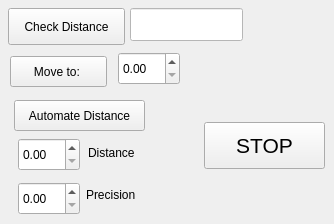
   <widget class="QWidget" name="tab_3">
    <attribute name="title">
     <string>Distance</string>
    </attribute>
    <widget class="QPushButton" name="pushButton_2">
     <property name="geometry">
      <rect>
       <x>8</x>
       <y>8</y>
       <width>117</width>
       <height>37</height>
      </rect>
     </property>
     <property name="text">
      <string>Check Distance</string>
     </property>
    </widget>
    <widget class="QLineEdit" name="lineEdit_3">
     <property name="geometry">
      <rect>
       <x>130</x>
       <y>8</y>
       <width>113</width>
       <height>33</height>
      </rect>
     </property>
     <property name="palette">
      <palette>
       <active>
        <colorrole role="WindowText">
         <brush brushstyle="SolidPattern">
          <color alpha="255">
           <red>0</red>
           <green>0</green>
           <blue>0</blue>
          </color>
         </brush>
        </colorrole>
        <colorrole role="Button">
         <brush brushstyle="SolidPattern">
          <color alpha="255">
           <red>255</red>
           <green>255</green>
           <blue>255</blue>
          </color>
         </brush>
        </colorrole>
        <colorrole role="Light">
         <brush brushstyle="SolidPattern">
          <color alpha="255">
           <red>255</red>
           <green>255</green>
           <blue>255</blue>
          </color>
         </brush>
        </colorrole>
        <colorrole role="Midlight">
         <brush brushstyle="SolidPattern">
          <color alpha="255">
           <red>255</red>
           <green>255</green>
           <blue>255</blue>
          </color>
         </brush>
        </colorrole>
        <colorrole role="Dark">
         <brush brushstyle="SolidPattern">
          <color alpha="255">
           <red>127</red>
           <green>127</green>
           <blue>127</blue>
          </color>
         </brush>
        </colorrole>
        <colorrole role="Mid">
         <brush brushstyle="SolidPattern">
          <color alpha="255">
           <red>170</red>
           <green>170</green>
           <blue>170</blue>
          </color>
         </brush>
        </colorrole>
        <colorrole role="Text">
         <brush brushstyle="SolidPattern">
          <color alpha="255">
           <red>0</red>
           <green>0</green>
           <blue>0</blue>
          </color>
         </brush>
        </colorrole>
        <colorrole role="BrightText">
         <brush brushstyle="SolidPattern">
          <color alpha="255">
           <red>255</red>
           <green>255</green>
           <blue>255</blue>
          </color>
         </brush>
        </colorrole>
        <colorrole role="ButtonText">
         <brush brushstyle="SolidPattern">
          <color alpha="255">
           <red>0</red>
           <green>0</green>
           <blue>0</blue>
          </color>
         </brush>
        </colorrole>
        <colorrole role="Base">
         <brush brushstyle="SolidPattern">
          <color alpha="255">
           <red>255</red>
           <green>255</green>
           <blue>255</blue>
          </color>
         </brush>
        </colorrole>
        <colorrole role="Window">
         <brush brushstyle="SolidPattern">
          <color alpha="255">
           <red>255</red>
           <green>255</green>
           <blue>255</blue>
          </color>
         </brush>
        </colorrole>
        <colorrole role="Shadow">
         <brush brushstyle="SolidPattern">
          <color alpha="255">
           <red>0</red>
           <green>0</green>
           <blue>0</blue>
          </color>
         </brush>
        </colorrole>
        <colorrole role="AlternateBase">
         <brush brushstyle="SolidPattern">
          <color alpha="255">
           <red>255</red>
           <green>255</green>
           <blue>255</blue>
          </color>
         </brush>
        </colorrole>
        <colorrole role="ToolTipBase">
         <brush brushstyle="SolidPattern">
          <color alpha="255">
           <red>255</red>
           <green>255</green>
           <blue>220</blue>
          </color>
         </brush>
        </colorrole>
        <colorrole role="ToolTipText">
         <brush brushstyle="SolidPattern">
          <color alpha="255">
           <red>0</red>
           <green>0</green>
           <blue>0</blue>
          </color>
         </brush>
        </colorrole>
       </active>
       <inactive>
        <colorrole role="WindowText">
         <brush brushstyle="SolidPattern">
          <color alpha="255">
           <red>0</red>
           <green>0</green>
           <blue>0</blue>
          </color>
         </brush>
        </colorrole>
        <colorrole role="Button">
         <brush brushstyle="SolidPattern">
          <color alpha="255">
           <red>255</red>
           <green>255</green>
           <blue>255</blue>
          </color>
         </brush>
        </colorrole>
        <colorrole role="Light">
         <brush brushstyle="SolidPattern">
          <color alpha="255">
           <red>255</red>
           <green>255</green>
           <blue>255</blue>
          </color>
         </brush>
        </colorrole>
        <colorrole role="Midlight">
         <brush brushstyle="SolidPattern">
          <color alpha="255">
           <red>255</red>
           <green>255</green>
           <blue>255</blue>
          </color>
         </brush>
        </colorrole>
        <colorrole role="Dark">
         <brush brushstyle="SolidPattern">
          <color alpha="255">
           <red>127</red>
           <green>127</green>
           <blue>127</blue>
          </color>
         </brush>
        </colorrole>
        <colorrole role="Mid">
         <brush brushstyle="SolidPattern">
          <color alpha="255">
           <red>170</red>
           <green>170</green>
           <blue>170</blue>
          </color>
         </brush>
        </colorrole>
        <colorrole role="Text">
         <brush brushstyle="SolidPattern">
          <color alpha="255">
           <red>0</red>
           <green>0</green>
           <blue>0</blue>
          </color>
         </brush>
        </colorrole>
        <colorrole role="BrightText">
         <brush brushstyle="SolidPattern">
          <color alpha="255">
           <red>255</red>
           <green>255</green>
           <blue>255</blue>
          </color>
         </brush>
        </colorrole>
        <colorrole role="ButtonText">
         <brush brushstyle="SolidPattern">
          <color alpha="255">
           <red>0</red>
           <green>0</green>
           <blue>0</blue>
          </color>
         </brush>
        </colorrole>
        <colorrole role="Base">
         <brush brushstyle="SolidPattern">
          <color alpha="255">
           <red>255</red>
           <green>255</green>
           <blue>255</blue>
          </color>
         </brush>
        </colorrole>
        <colorrole role="Window">
         <brush brushstyle="SolidPattern">
          <color alpha="255">
           <red>255</red>
           <green>255</green>
           <blue>255</blue>
          </color>
         </brush>
        </colorrole>
        <colorrole role="Shadow">
         <brush brushstyle="SolidPattern">
          <color alpha="255">
           <red>0</red>
           <green>0</green>
           <blue>0</blue>
          </color>
         </brush>
        </colorrole>
        <colorrole role="AlternateBase">
         <brush brushstyle="SolidPattern">
          <color alpha="255">
           <red>255</red>
           <green>255</green>
           <blue>255</blue>
          </color>
         </brush>
        </colorrole>
        <colorrole role="ToolTipBase">
         <brush brushstyle="SolidPattern">
          <color alpha="255">
           <red>255</red>
           <green>255</green>
           <blue>220</blue>
          </color>
         </brush>
        </colorrole>
        <colorrole role="ToolTipText">
         <brush brushstyle="SolidPattern">
          <color alpha="255">
           <red>0</red>
           <green>0</green>
           <blue>0</blue>
          </color>
         </brush>
        </colorrole>
       </inactive>
       <disabled>
        <colorrole role="WindowText">
         <brush brushstyle="SolidPattern">
          <color alpha="255">
           <red>127</red>
           <green>127</green>
           <blue>127</blue>
          </color>
         </brush>
        </colorrole>
        <colorrole role="Button">
         <brush brushstyle="SolidPattern">
          <color alpha="255">
           <red>255</red>
           <green>255</green>
           <blue>255</blue>
          </color>
         </brush>
        </colorrole>
        <colorrole role="Light">
         <brush brushstyle="SolidPattern">
          <color alpha="255">
           <red>255</red>
           <green>255</green>
           <blue>255</blue>
          </color>
         </brush>
        </colorrole>
        <colorrole role="Midlight">
         <brush brushstyle="SolidPattern">
          <color alpha="255">
           <red>255</red>
           <green>255</green>
           <blue>255</blue>
          </color>
         </brush>
        </colorrole>
        <colorrole role="Dark">
         <brush brushstyle="SolidPattern">
          <color alpha="255">
           <red>127</red>
           <green>127</green>
           <blue>127</blue>
          </color>
         </brush>
        </colorrole>
        <colorrole role="Mid">
         <brush brushstyle="SolidPattern">
          <color alpha="255">
           <red>170</red>
           <green>170</green>
           <blue>170</blue>
          </color>
         </brush>
        </colorrole>
        <colorrole role="Text">
         <brush brushstyle="SolidPattern">
          <color alpha="255">
           <red>127</red>
           <green>127</green>
           <blue>127</blue>
          </color>
         </brush>
        </colorrole>
        <colorrole role="BrightText">
         <brush brushstyle="SolidPattern">
          <color alpha="255">
           <red>255</red>
           <green>255</green>
           <blue>255</blue>
          </color>
         </brush>
        </colorrole>
        <colorrole role="ButtonText">
         <brush brushstyle="SolidPattern">
          <color alpha="255">
           <red>127</red>
           <green>127</green>
           <blue>127</blue>
          </color>
         </brush>
        </colorrole>
        <colorrole role="Base">
         <brush brushstyle="SolidPattern">
          <color alpha="255">
           <red>255</red>
           <green>255</green>
           <blue>255</blue>
          </color>
         </brush>
        </colorrole>
        <colorrole role="Window">
         <brush brushstyle="SolidPattern">
          <color alpha="255">
           <red>255</red>
           <green>255</green>
           <blue>255</blue>
          </color>
         </brush>
        </colorrole>
        <colorrole role="Shadow">
         <brush brushstyle="SolidPattern">
          <color alpha="255">
           <red>0</red>
           <green>0</green>
           <blue>0</blue>
          </color>
         </brush>
        </colorrole>
        <colorrole role="AlternateBase">
         <brush brushstyle="SolidPattern">
          <color alpha="255">
           <red>255</red>
           <green>255</green>
           <blue>255</blue>
          </color>
         </brush>
        </colorrole>
        <colorrole role="ToolTipBase">
         <brush brushstyle="SolidPattern">
          <color alpha="255">
           <red>255</red>
           <green>255</green>
           <blue>220</blue>
          </color>
         </brush>
        </colorrole>
        <colorrole role="ToolTipText">
         <brush brushstyle="SolidPattern">
          <color alpha="255">
           <red>0</red>
           <green>0</green>
           <blue>0</blue>
          </color>
         </brush>
        </colorrole>
       </disabled>
      </palette>
     </property>
     <property name="text">
      <string/>
     </property>
    </widget>
    <widget class="QPushButton" name="pushButton_3">
     <property name="geometry">
      <rect>
       <x>10</x>
       <y>56</y>
       <width>97</width>
       <height>31</height>
      </rect>
     </property>
     <property name="text">
      <string>Move to: </string>
     </property>
    </widget>
    <widget class="QDoubleSpinBox" name="doubleSpinBox_3">
     <property name="geometry">
      <rect>
       <x>118</x>
       <y>52</y>
       <width>62</width>
       <height>33</height>
      </rect>
     </property>
    </widget>
    <widget class="QPushButton" name="pushButton_4">
     <property name="geometry">
      <rect>
       <x>14</x>
       <y>100</y>
       <width>131</width>
       <height>31</height>
      </rect>
     </property>
     <property name="text">
      <string>Automate Distance</string>
     </property>
    </widget>
    <widget class="QDoubleSpinBox" name="doubleSpinBox_4">
     <property name="geometry">
      <rect>
       <x>18</x>
       <y>138</y>
       <width>62</width>
       <height>33</height>
      </rect>
     </property>
    </widget>
    <widget class="QDoubleSpinBox" name="doubleSpinBox_5">
     <property name="geometry">
      <rect>
       <x>18</x>
       <y>182</y>
       <width>62</width>
       <height>33</height>
      </rect>
     </property>
    </widget>
    <widget class="QLabel" name="label">
     <property name="geometry">
      <rect>
       <x>88</x>
       <y>142</y>
       <width>65</width>
       <height>21</height>
      </rect>
     </property>
     <property name="text">
      <string>Distance</string>
     </property>
    </widget>
    <widget class="QLabel" name="label_2">
     <property name="geometry">
      <rect>
       <x>86</x>
       <y>184</y>
       <width>65</width>
       <height>21</height>
      </rect>
     </property>
     <property name="text">
      <string>Precision</string>
     </property>
    </widget>
    <widget class="QPushButton" name="quit_6">
     <property name="geometry">
      <rect>
       <x>204</x>
       <y>122</y>
       <width>121</width>
       <height>47</height>
      </rect>
     </property>
     <property name="font">
      <font>
       <family>Cantarell</family>
       <pointsize>16</pointsize>
      </font>
     </property>
     <property name="text">
      <string>STOP</string>
     </property>
    </widget>
   </widget>
